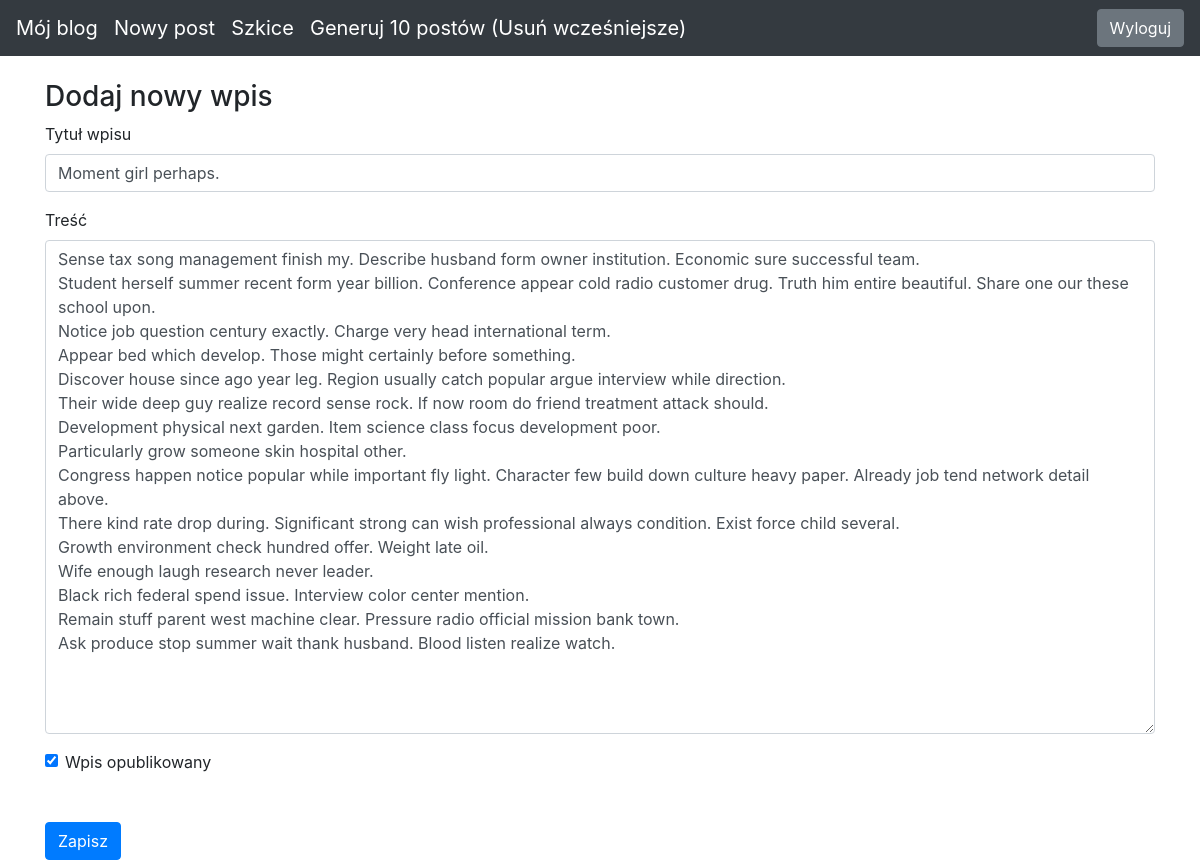
/edit-post/2 (signed in), run on the app's committed database.
### blog/models.py (models this page shows)
class Entry(db.Model):
   id = db.Column(db.Integer, primary_key=True)
   title = db.Column(db.String(80), nullable=False)
   body = db.Column(db.Text, nullable=False)
   pub_date = db.Column(db.DateTime, nullable=False,
       default=datetime.datetime.utcnow)
   is_published = db.Column(db.Boolean, default=False)

### blog/routes.py (the view)
@app.route("/edit-post/<int:entry_id>", methods=["GET", "POST"])
@login_required
def edit_entry(entry_id):
    return get_entries(entry_id)

### blog/forms.py
class EntryForm(FlaskForm):
   title = StringField('Title', validators=[DataRequired()])
   body = TextAreaField('Content', validators=[DataRequired()])
   is_published = BooleanField('Is Published?')

### blog/routes.py (called while the page is built)
def login_required(view_func):
   @functools.wraps(view_func)
   def check_permissions(*args, **kwargs):
       if session.get('logged_in'):
           return view_func(*args, **kwargs)
       return redirect(url_for('login', next=request.path))
   return check_permissions

### blog/utils.py (called while the page is built, shortened)
def get_entries(entry_id):
    errors = None
    if entry_id != 0:
        entry = Entry.query.filter_by(id=entry_id).first_or_404()
        form = EntryForm(obj=entry)
        flash_mess = f'Edytowano post {entry.title} na blogu.'
    return render_template("entry_form.html", form=form, errors=errors)

### blog/templates/entry_form.html (shortened to what this page needs)
{% extends "base.html" %}
{% block content %}
<h3>
   Dodaj nowy wpis
</h3>
<form action="" method="POST">
   <div class="form-group">
       <label for="title">Tytuł wpisu</label>
       {{ form.title(class_="form-control") }}
   </div>
   <div class="form-group">
       <label for="body">Treść</label>
       {{ form.body(class_="form-control", cols="100", rows="20") }}
   </div>
   <div class="form-check">
       {{ form.is_published(class_="form-check-input") }}
       <label class="form-check-label" for="is_published">Wpis opublikowany</label>
   </div>
   <button type="submit" class="btn btn-primary mt-5">Zapisz</button>
</form>
{% endblock %}

### blog/templates/base.html (style rules this page uses)
body { padding-top: 5rem; }

### data on the page
Entry: title "Moment girl perhaps.", body "Sense tax song management finish my. Describe husband form owner institution. Economic sure successful team. Student herself summer recent form year billion. Conference appear cold radio customer drug. Truth him entire beautiful. Share one our these school upon. Notice job question century exactly. Charge very head international term. Appear bed which develop. Those might certainly before something. Discover house since ago year leg. Region usually catch popular argue interview while direction. Their wide deep guy realize record sense rock. If now room do friend treatment attack should. Development physical next garden. Item science class focus development poor. Particularly grow someone…", is_published "☑"
